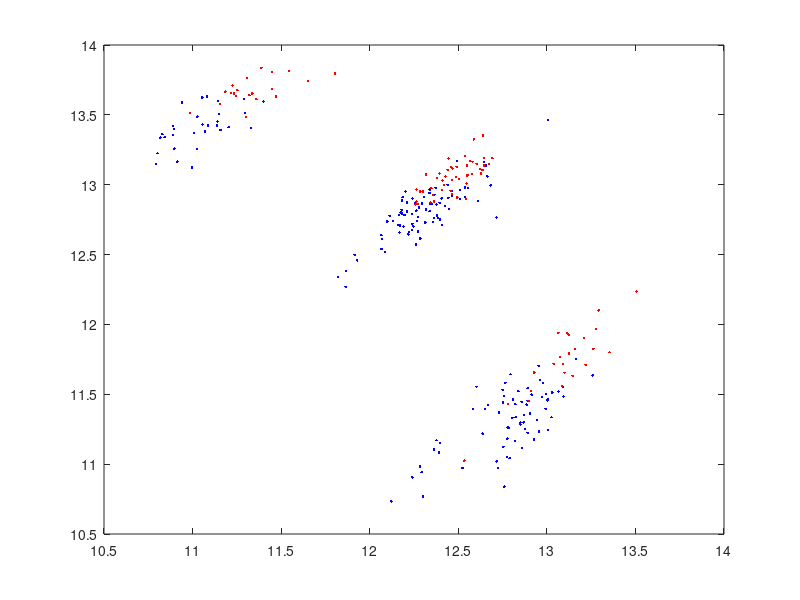

This figure's MATLAB source: (Note: this script raises an error after producing the figure.)
data = dlmread('SNP_A-1721275int.txt');
train_data = dlmread('SNP_A-1721275_train.txt');

c4 = 2;

c_aa = [13.0854384578; 11.7470601948];
E_aa = [32.3104794093 -19.9674186637;
        -19.9674186637 23.9591749814];
rho_aa = 66.0892137393;
E_aa = E_aa/((1+rho_aa)/c4);

c_ab = [12.4688805744; 13.0527713064];
E_ab = [32.8935946836 -16.7439154593;
        -16.7439154593 28.6796413384];
rho_ab = 46.9841189466;
E_ab = E_ab/((1+rho_ab)/c4);

c_bb = [11.4027965222; 13.6677924444];
E_bb = [20.0749398169 -13.143836991;
        -13.143836991 44.7413914249];
rho_bb = 44.1049172054;
E_bb = E_bb/((1+rho_bb)/c4);


figure;

% plot all data point
plot(data(:,1),data(:,2),'b.');
hold on;

% plot aa training data
plot(train_data(:,1),train_data(:,2),'r.');
hold on;

% plot aa ellipsoid
ellipse_plot(E_aa, c_aa);
hold on;
ellipse_plot(E_ab, c_ab);
hold on;
ellipse_plot(E_bb, c_bb);

xlabel('log(allele A intensity)');
ylabel('log(allele B intensity)');
xlim([10 15]);
ylim([9.5 15]);
axis equal;
title('SNP\_A-1721275');